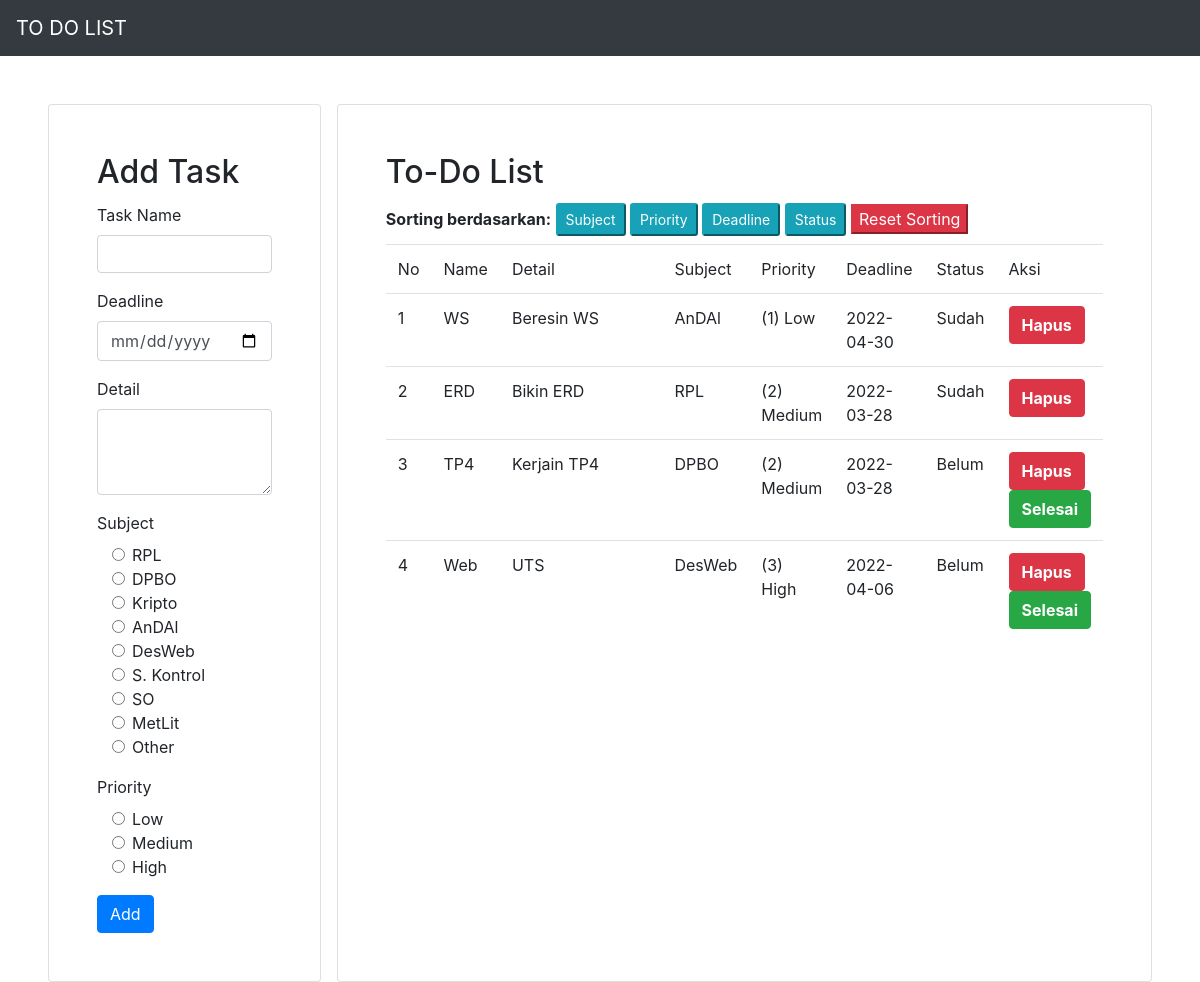
The page /index.php?id_sorting=priority_td on the database its author committed.
### tables this page shows
CREATE TABLE `tb_to_do` (
  `id` int(10) NOT NULL AUTO_INCREMENT,
  `name_td` varchar(255) NOT NULL,
  `details_td` text NOT NULL,
  `subject_td` varchar(255) NOT NULL,
  `priority_td` varchar(255) NOT NULL,
  `deadline_td` date NOT NULL,
  `status_td` varchar(255) NOT NULL,
  PRIMARY KEY (`id`) USING BTREE
);

### conf.php (called while the page is built)
<?php
$db_host = "localhost";
$db_user = "root";
$db_password = "";
$db_name = "db_task";
?>

### DB.php (called while the page is built, shortened)
<?php
class DB{
	var $db_host = '';
	var $db_user = '';
	var $db_password = '';
	var $db_name = '';
	var $db_link = '';
	var $result = 0;
	function DB($db_host='', $db_user='', $db_password='', $db_name=''){
		$this->db_host = $db_host;
		$this->db_user = $db_user;
		$this->db_password = $db_password;
		$this->db_name = $db_name;
	}
	function open(){
		$this->db_link = mysqli_connect($this->db_host, $this->db_user, $this->db_password, $this->db_name);
	}
	function execute($query=""){
		$this->result = mysqli_query($this->db_link, $query);
		return $this->result;
	}
	function getResult(){
		return mysqli_fetch_array($this->result);
	}
}
?>

### Task.php (called while the page is built, shortened)
<?php
class Task extends DB{
	function sorting($kolom){
		$query = "SELECT * FROM tb_to_do ORDER BY $kolom ASC";
		return $this->execute($query);
	}
}
?>

### index.php (the view, shortened to what this page needs)
<?php
include("conf.php");
include("DB.php");
include("Task.php");
$otask = new Task($db_host, $db_user, $db_password, $db_name);
$otask->open();
$otask->getTask();
if(isset($_GET['id_sorting'])){
	$otask->sorting($_GET['id_sorting']);
}
$data = null;
$no = 1;
while (list($id, $tname, $tdetails, $tsubject, $tpriority, $tdeadline, $tstatus) = $otask->getResult()) {
	if($tstatus == "Sudah"){
		$data .= "<tr>
		<td>" . $no . "</td>
		<td>" . $tname . "</td>
		<td>" . $tdetails . "</td>
		<td>" . $tsubject . "</td>
		<td>" . $tpriority . "</td>
		<td>" . $tdeadline . "</td>
		<td>" . $tstatus . "</td>
		<td>
		<button class='btn btn-danger' name='hapus' ><a href='index.php?id_hapus=" . $id . "' style='color: white; font-weight: bold;'>Hapus</a></button>
		</td>
		</tr>";
		$no++;
	}
	else{
		$data .= "<tr>
		<td>" . $no . "</td>
		<td>" . $tname . "</td>
		<td>" . $tdetails . "</td>
		<td>" . $tsubject . "</td>
		<td>" . $tpriority . "</td>
		<td>" . $tdeadline . "</td>
		<td>" . $tstatus . "</td>
		<td>
		<button class='btn btn-danger' name='hapus' ><a href='index.php?id_hapus=" . $id . "' style='color: white; font-weight: bold;'>Hapus</a></button>
		<button class='btn btn-success' ><a href='index.php?id_status=" . $id .  "' style='color: white; font-weight: bold;'>Selesai</a></button>
		</td>
		</tr>";
		$no++;
	}
}

### rows shown on the page
tb_to_do: name_td "WS", details_td "Beresin WS", subject_td "AnDAl", priority_td "(1) Low", deadline_td "2022-04-30", status_td "Sudah"
tb_to_do: name_td "ERD", details_td "Bikin ERD", subject_td "RPL", priority_td "(2) Medium", deadline_td "2022-03-28", status_td "Sudah"
tb_to_do: name_td "TP4", details_td "Kerjain TP4", subject_td "DPBO", priority_td "(2) Medium", deadline_td "2022-03-28", status_td "Belum"
tb_to_do: name_td "Web", details_td "UTS", subject_td "DesWeb", priority_td "(3) High", deadline_td "2022-04-06", status_td "Belum"
